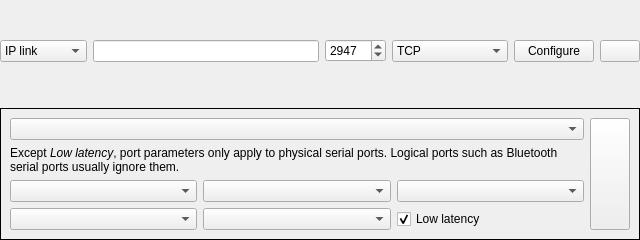
<?xml version="1.0" encoding="UTF-8"?>
<ui version="4.0">
 <class>GpsdHostWidget</class>
 <widget class="QWidget" name="GpsdHostWidget">
  <property name="geometry">
   <rect>
    <x>0</x>
    <y>0</y>
    <width>640</width>
    <height>240</height>
   </rect>
  </property>
  <property name="sizePolicy">
   <sizepolicy hsizetype="Minimum" vsizetype="Maximum">
    <horstretch>0</horstretch>
    <verstretch>0</verstretch>
   </sizepolicy>
  </property>
  <layout class="QVBoxLayout" name="m_gLines">
   <property name="leftMargin">
    <number>0</number>
   </property>
   <property name="topMargin">
    <number>0</number>
   </property>
   <property name="rightMargin">
    <number>0</number>
   </property>
   <property name="bottomMargin">
    <number>0</number>
   </property>
   <item>
    <widget class="QWidget" name="widget" native="true">
     <layout class="QHBoxLayout" name="horizontalLayout">
      <property name="leftMargin">
       <number>0</number>
      </property>
      <property name="topMargin">
       <number>0</number>
      </property>
      <property name="rightMargin">
       <number>0</number>
      </property>
      <property name="bottomMargin">
       <number>0</number>
      </property>
      <item>
       <widget class="QComboBox" name="m_gConnectionMethod">
        <property name="sizePolicy">
         <sizepolicy hsizetype="Fixed" vsizetype="Fixed">
          <horstretch>0</horstretch>
          <verstretch>0</verstretch>
         </sizepolicy>
        </property>
        <property name="toolTip">
         <string>Connection method</string>
        </property>
        <item>
         <property name="text">
          <string>IP link</string>
         </property>
        </item>
        <item>
         <property name="text">
          <string>Serial port</string>
         </property>
        </item>
       </widget>
      </item>
      <item>
       <widget class="QLineEdit" name="m_gHostName">
        <property name="sizePolicy">
         <sizepolicy hsizetype="MinimumExpanding" vsizetype="Fixed">
          <horstretch>0</horstretch>
          <verstretch>0</verstretch>
         </sizepolicy>
        </property>
       </widget>
      </item>
      <item>
       <widget class="QSpinBox" name="m_gPort">
        <property name="sizePolicy">
         <sizepolicy hsizetype="Fixed" vsizetype="Fixed">
          <horstretch>0</horstretch>
          <verstretch>0</verstretch>
         </sizepolicy>
        </property>
        <property name="toolTip">
         <string>Port number</string>
        </property>
        <property name="minimum">
         <number>1</number>
        </property>
        <property name="maximum">
         <number>65535</number>
        </property>
        <property name="value">
         <number>2947</number>
        </property>
       </widget>
      </item>
      <item>
       <widget class="QComboBox" name="m_gProtocol">
        <property name="sizePolicy">
         <sizepolicy hsizetype="Fixed" vsizetype="Fixed">
          <horstretch>0</horstretch>
          <verstretch>0</verstretch>
         </sizepolicy>
        </property>
        <property name="toolTip">
         <string>Protocol
TCP: Heavy but reliable &amp; guaranteed order
UDP: Light but unreliable &amp; unknown order
Symmetric UDP: UDP with local port = remote port</string>
        </property>
        <item>
         <property name="text">
          <string>TCP</string>
         </property>
        </item>
        <item>
         <property name="text">
          <string>UDP</string>
         </property>
        </item>
        <item>
         <property name="text">
          <string>Symmetric UDP</string>
         </property>
        </item>
       </widget>
      </item>
      <item>
       <widget class="QPushButton" name="m_btnConfigure">
        <property name="toolTip">
         <string>Configure connection</string>
        </property>
        <property name="text">
         <string>Configure</string>
        </property>
       </widget>
      </item>
      <item>
       <widget class="QPushButton" name="m_btnRemove">
        <property name="sizePolicy">
         <sizepolicy hsizetype="Fixed" vsizetype="Fixed">
          <horstretch>0</horstretch>
          <verstretch>0</verstretch>
         </sizepolicy>
        </property>
        <property name="toolTip">
         <string>Remove this host</string>
        </property>
        <property name="icon">
         <iconset resource="gpsd_javascript_relay.qrc">
          <normaloff>:/icon16_remove.png</normaloff>:/icon16_remove.png</iconset>
        </property>
       </widget>
      </item>
     </layout>
    </widget>
   </item>
   <item>
    <widget class="QFrame" name="m_gAreaRS232">
     <property name="frameShape">
      <enum>QFrame::Panel</enum>
     </property>
     <layout class="QGridLayout" name="gridLayout">
      <item row="1" column="0" colspan="3">
       <widget class="QLabel" name="label">
        <property name="text">
         <string>Except &lt;i&gt;Low latency&lt;/i&gt;, port parameters only apply to physical serial ports. Logical ports such as Bluetooth serial ports usually ignore them.</string>
        </property>
        <property name="wordWrap">
         <bool>true</bool>
        </property>
       </widget>
      </item>
      <item row="2" column="0">
       <widget class="QComboBox" name="m_gSerialBaudRate">
        <property name="toolTip">
         <string>Data baud rate</string>
        </property>
       </widget>
      </item>
      <item row="3" column="0">
       <widget class="QComboBox" name="m_gSerialParity">
        <property name="toolTip">
         <string>Parity checking mode</string>
        </property>
       </widget>
      </item>
      <item row="3" column="1">
       <widget class="QComboBox" name="m_gSerialStopBits">
        <property name="toolTip">
         <string>Number of stop bits in a frame</string>
        </property>
       </widget>
      </item>
      <item row="3" column="2">
       <widget class="QCheckBox" name="m_gSerialLowLatency">
        <property name="toolTip">
         <string>Flush write buffer without waiting for the event loop</string>
        </property>
        <property name="text">
         <string>Low latency</string>
        </property>
        <property name="checked">
         <bool>true</bool>
        </property>
       </widget>
      </item>
      <item row="0" column="0" colspan="3">
       <widget class="QComboBox" name="m_gSerialPortsList">
        <property name="toolTip">
         <string>Serial port</string>
        </property>
       </widget>
      </item>
      <item row="2" column="2">
       <widget class="QComboBox" name="m_gSerialFlowControl">
        <property name="toolTip">
         <string>Flow control mode</string>
        </property>
       </widget>
      </item>
      <item row="2" column="1">
       <widget class="QComboBox" name="m_gSerialDataBits">
        <property name="toolTip">
         <string>Data bits in a frame</string>
        </property>
       </widget>
      </item>
      <item row="0" column="3" rowspan="4">
       <widget class="QPushButton" name="m_btnSerialOk">
        <property name="sizePolicy">
         <sizepolicy hsizetype="Maximum" vsizetype="Preferred">
          <horstretch>0</horstretch>
          <verstretch>0</verstretch>
         </sizepolicy>
        </property>
        <property name="toolTip">
         <string notr="true">OK</string>
        </property>
        <property name="icon">
         <iconset resource="gpsd_javascript_relay.qrc">
          <normaloff>:/icon32_ok.png</normaloff>:/icon32_ok.png</iconset>
        </property>
       </widget>
      </item>
     </layout>
    </widget>
   </item>
  </layout>
 </widget>
 <resources>
  <include location="gpsd_javascript_relay.qrc"/>
 </resources>
 <connections/>
</ui>
